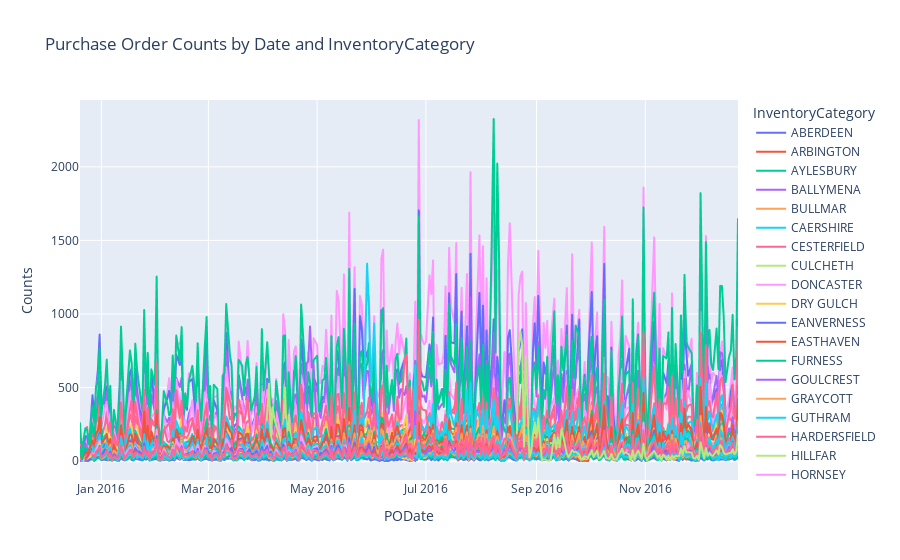

Write notebook code for a chart like this one.
### Markdown cell above
##### Group Analysis: Line chart
- Groupby
- reset_index

### Code cell
podate_att = df1.groupby(['PODate', 'InventoryCategory']).apply(lambda x: x['PODate'].count()).reset_index(name='Counts')

# Creating the line plot
fig = px.line(podate_att, x='PODate', y='Counts', color='InventoryCategory', title='Purchase Order Counts by Date and InventoryCategory')

# Show the plot
fig.show()

### Figure 1 — Plotly figure (JSON) as saved in the notebook; plotly's stock layout.template omitted (floating-point values rounded to 4 significant figures; data arrays with more than 128 entries replaced by an {"elided": "..."} marker saying what was removed)
{"data": [{"hovertemplate": "InventoryCategory=ABERDEEN<br>PODate=%{x}<br>Counts=%{y}<extra></extra>", "legendgroup": "ABERDEEN", "line": {"color": "#636efa", "dash": "solid"}, "marker": {"symbol": "circle"}, "mode": "lines", "name": "ABERDEEN", "showlegend": true, "type": "scattergl", "x": {"elided": "314 str values"}, "xaxis": "x", "y": {"elided": "314 int values"}, "yaxis": "y"}, {"hovertemplate": "InventoryCategory=ARBINGTON<br>PODate=%{x}<br>Counts=%{y}<extra></extra>", "legendgroup": "ARBINGTON", "line": {"color": "#EF553B", "dash": "solid"}, "marker": {"symbol": "circle"}, "mode": "lines", "name": "ARBINGTON", "showlegend": true, "type": "scattergl", "x": {"elided": "319 str values"}, "xaxis": "x", "y": {"elided": "319 int values"}, "yaxis": "y"}, {"hovertemplate": "InventoryCategory=AYLESBURY<br>PODate=%{x}<br>Counts=%{y}<extra></extra>", "legendgroup": "AYLESBURY", "line": {"color": "#00cc96", "dash": "solid"}, "marker": {"symbol": "circle"}, "mode": "lines", "name": "AYLESBURY", "showlegend": true, "type": "scattergl", "x": {"elided": "312 str values"}, "xaxis": "x", "y": {"elided": "312 int values"}, "yaxis": "y"}, {"hovertemplate": "InventoryCategory=BALLYMENA<br>PODate=%{x}<br>Counts=%{y}<extra></extra>", "legendgroup": "BALLYMENA", "line": {"color": "#ab63fa", "dash": "solid"}, "marker": {"symbol": "circle"}, "mode": "lines", "name": "BALLYMENA", "showlegend": true, "type": "scattergl", "x": {"elided": "317 str values"}, "xaxis": "x", "y": {"elided": "317 int values"}, "yaxis": "y"}, {"hovertemplate": "InventoryCategory=BULLMAR<br>PODate=%{x}<br>Counts=%{y}<extra></extra>", "legendgroup": "BULLMAR", "line": {"color": "#FFA15A", "dash": "solid"}, "marker": {"symbol": "circle"}, "mode": "lines", "name": "BULLMAR", "showlegend": true, "type": "scattergl", "x": {"elided": "314 str values"}, "xaxis": "x", "y": {"elided": "314 int values"}, "yaxis": "y"}, {"hovertemplate": "InventoryCategory=CAERSHIRE<br>PODate=%{x}<br>Counts=%{y}<extra></extra>", "legendgroup": "CAERSHIRE", "line": {"color": "#19d3f3", "dash": "solid"}, "marker": {"symbol": "circle"}, "mode": "lines", "name": "CAERSHIRE", "showlegend": true, "type": "scattergl", "x": {"elided": "315 str values"}, "xaxis": "x", "y": {"elided": "315 int values"}, "yaxis": "y"}, {"hovertemplate": "InventoryCategory=CESTERFIELD<br>PODate=%{x}<br>Counts=%{y}<extra></extra>", "legendgroup": "CESTERFIELD", "line": {"color": "#FF6692", "dash": "solid"}, "marker": {"symbol": "circle"}, "mode": "lines", "name": "CESTERFIELD", "showlegend": true, "type": "scattergl", "x": {"elided": "316 str values"}, "xaxis": "x", "y": {"elided": "316 int values"}, "yaxis": "y"}, {"hovertemplate": "InventoryCategory=CULCHETH<br>PODate=%{x}<br>Counts=%{y}<extra></extra>", "legendgroup": "CULCHETH", "line": {"color": "#B6E880", "dash": "solid"}, "marker": {"symbol": "circle"}, "mode": "lines", "name": "CULCHETH", "showlegend": true, "type": "scattergl", "x": {"elided": "319 str values"}, "xaxis": "x", "y": {"elided": "319 int values"}, "yaxis": "y"}, {"hovertemplate": "InventoryCategory=DONCASTER<br>PODate=%{x}<br>Counts=%{y}<extra></extra>", "legendgroup": "DONCASTER", "line": {"color": "#FF97FF", "dash": "solid"}, "marker": {"symbol": "circle"}, "mode": "lines", "name": "DONCASTER", "showlegend": true, "type": "scattergl", "x": {"elided": "319 str values"}, "xaxis": "x", "y": {"elided": "319 int values"}, "yaxis": "y"}, {"hovertemplate": "InventoryCategory=DRY GULCH<br>PODate=%{x}<br>Counts=%{y}<extra></extra>", "legendgroup": "DRY GULCH", "line": {"color": "#FECB52", "dash": "solid"}, "marker": {"symbol": "circle"}, "mode": "lines", "name": "DRY GULCH", "showlegend": true, "type": "scattergl", "x": {"elided": "318 str values"}, "xaxis": "x", "y": {"elided": "318 int values"}, "yaxis": "y"}, {"hovertemplate": "InventoryCategory=EANVERNESS<br>PODate=%{x}<br>Counts=%{y}<extra></extra>", "legendgroup": "EANVERNESS", "line": {"color": "#636efa", "dash": "solid"}, "marker": {"symbol": "circle"}, "mode": "lines", "name": "EANVERNESS", "showlegend": true, "type": "scattergl", "x": {"elided": "319 str values"}, "xaxis": "x", "y": {"elided": "319 int values"}, "yaxis": "y"}, {"hovertemplate": "InventoryCategory=EASTHAVEN<br>PODate=%{x}<br>Counts=%{y}<extra></extra>", "legendgroup": "EASTHAVEN", "line": {"color": "#EF553B", "dash": "solid"}, "marker": {"symbol": "circle"}, "mode": "lines", "name": "EASTHAVEN", "showlegend": true, "type": "scattergl", "x": {"elided": "319 str values"}, "xaxis": "x", "y": {"elided": "319 int values"}, "yaxis": "y"}, {"hovertemplate": "InventoryCategory=FURNESS<br>PODate=%{x}<br>Counts=%{y}<extra></extra>", "legendgroup": "FURNESS", "line": {"color": "#00cc96", "dash": "solid"}, "marker": {"symbol": "circle"}, "mode": "lines", "name": "FURNESS", "showlegend": true, "type": "scattergl", "x": {"elided": "311 str values"}, "xaxis": "x", "y": {"elided": "311 int values"}, "yaxis": "y"}, {"hovertemplate": "InventoryCategory=GOULCREST<br>PODate=%{x}<br>Counts=%{y}<extra></extra>", "legendgroup": "GOULCREST", "line": {"color": "#ab63fa", "dash": "solid"}, "marker": {"symbol": "circle"}, "mode": "lines", "name": "GOULCREST", "showlegend": true, "type": "scattergl", "x": {"elided": "319 str values"}, "xaxis": "x", "y": {"elided": "319 int values"}, "yaxis": "y"}, {"hovertemplate": "InventoryCategory=GRAYCOTT<br>PODate=%{x}<br>Counts=%{y}<extra></extra>", "legendgroup": "GRAYCOTT", "line": {"color": "#FFA15A", "dash": "solid"}, "marker": {"symbol": "circle"}, "mode": "lines", "name": "GRAYCOTT", "showlegend": true, "type": "scattergl", "x": {"elided": "311 str values"}, "xaxis": "x", "y": {"elided": "311 int values"}, "yaxis": "y"}, {"hovertemplate": "InventoryCategory=GUTHRAM<br>PODate=%{x}<br>Counts=%{y}<extra></extra>", "legendgroup": "GUTHRAM", "line": {"color": "#19d3f3", "dash": "solid"}, "marker": {"symbol": "circle"}, "mode": "lines", "name": "GUTHRAM", "showlegend": true, "type": "scattergl", "x": {"elided": "319 str values"}, "xaxis": "x", "y": {"elided": "319 int values"}, "yaxis": "y"}, {"hovertemplate": "InventoryCategory=HARDERSFIELD<br>PODate=%{x}<br>Counts=%{y}<extra></extra>", "legendgroup": "HARDERSFIELD", "line": {"color": "#FF6692", "dash": "solid"}, "marker": {"symbol": "circle"}, "mode": "lines", "name": "HARDERSFIELD", "showlegend": true, "type": "scattergl", "x": {"elided": "319 str values"}, "xaxis": "x", "y": {"elided": "319 int values"}, "yaxis": "y"}, {"hovertemplate": "InventoryCategory=HILLFAR<br>PODate=%{x}<br>Counts=%{y}<extra></extra>", "legendgroup": "HILLFAR", "line": {"color": "#B6E880", "dash": "solid"}, "marker": {"symbol": "circle"}, "mode": "lines", "name": "HILLFAR", "showlegend": true, "type": "scattergl", "x": {"elided": "315 str values"}, "xaxis": "x", "y": {"elided": "315 int values"}, "yaxis": "y"}, {"hovertemplate": "InventoryCategory=HORNSEY<br>PODate=%{x}<br>Counts=%{y}<extra></extra>", "legendgroup": "HORNSEY", "line": {"color": "#FF97FF", "dash": "solid"}, "marker": {"symbol": "circle"}, "mode": "lines", "name": "HORNSEY", "showlegend": true, "type": "scattergl", "x": {"elided": "316 str values"}, "xaxis": "x", "y": {"elided": "316 int values"}, "yaxis": "y"}, {"hovertemplate": "InventoryCategory=IRRAGIN<br>PODate=%{x}<br>Counts=%{y}<extra></extra>", "legendgroup": "IRRAGIN", "line": {"color": "#FECB52", "dash": "solid"}, "marker": {"symbol": "circle"}, "mode": "lines", "name": "IRRAGIN", "showlegend": true, "type": "scattergl", "x": {"elided": "317 str values"}, "xaxis": "x", "y": {"elided": "317 int values"}, "yaxis": "y"}, {"hovertemplate": "InventoryCategory=KNIFE'S EDGE<br>PODate=%{x}<br>Counts=%{y}<extra></extra>", "legendgroup": "KNIFE'S EDGE", "line": {"color": "#636efa", "dash": "solid"}, "marker": {"symbol": "circle"}, "mode": "lines", "name": "KNIFE'S EDGE", "showlegend": true, "type": "scattergl", "x": {"elided": "298 str values"}, "xaxis": "x", "y": {"elided": "298 int values"}, "yaxis": "y"}, {"hovertemplate": "InventoryCategory=LUNDY<br>PODate=%{x}<br>Counts=%{y}<extra></extra>", "legendgroup": "LUNDY", "line": {"color": "#EF553B", "dash": "solid"}, "marker": {"symbol": "circle"}, "mode": "lines", "name": "LUNDY", "showlegend": true, "type": "scattergl", "x": {"elided": "313 str values"}, "xaxis": "x", "y": {"elided": "313 int values"}, "yaxis": "y"}, {"hovertemplate": "InventoryCategory=MOUNTMEND<br>PODate=%{x}<br>Counts=%{y}<extra></extra>", "legendgroup": "MOUNTMEND", "line": {"color": "#00cc96", "dash": "solid"}, "marker": {"symbol": "circle"}, "mode": "lines", "name": "MOUNTMEND", "showlegend": true, "type": "scattergl", "x": {"elided": "319 str values"}, "xaxis": "x", "y": {"elided": "319 int values"}, "yaxis": "y"}, {"hovertemplate": "InventoryCategory=PAENTMARWY<br>PODate=%{x}<br>Counts=%{y}<extra></extra>", "legendgroup": "PAENTMARWY", "line": {"color": "#ab63fa", "dash": "solid"}, "marker": {"symbol": "circle"}, "mode": "lines", "name": "PAENTMARWY", "showlegend": true, "type": "scattergl", "x": {"elided": "317 str values"}, "xaxis": "x", "y": {"elided": "317 int values"}, "yaxis": "y"}, {"hovertemplate": "InventoryCategory=PAETHSMOUTH<br>PODate=%{x}<br>Counts=%{y}<extra></extra>", "legendgroup": "PAETHSMOUTH", "line": {"color": "#FFA15A", "dash": "solid"}, "marker": {"symbol": "circle"}, "mode": "lines", "name": "PAETHSMOUTH", "showlegend": true, "type": "scattergl", "x": {"elided": "312 str values"}, "xaxis": "x", "y": {"elided": "312 int values"}, "yaxis": "y"}, {"hovertemplate": "InventoryCategory=PELLA'S WISH<br>PODate=%{x}<br>Counts=%{y}<extra></extra>", "legendgroup": "PELLA'S WISH", "line": {"color": "#19d3f3", "dash": "solid"}, "marker": {"symbol": "circle"}, "mode": "lines", "name": "PELLA'S WISH", "showlegend": true, "type": "scattergl", "x": {"elided": "319 str values"}, "xaxis": "x", "y": {"elided": "319 int values"}, "yaxis": "y"}, {"hovertemplate": "InventoryCategory=PITMERDEN<br>PODate=%{x}<br>Counts=%{y}<extra></extra>", "legendgroup": "PITMERDEN", "line": {"color": "#FF6692", "dash": "solid"}, "marker": {"symbol": "circle"}, "mode": "lines", "name": "PITMERDEN", "showlegend": true, "type": "scattergl", "x": {"elided": "319 str values"}, "xaxis": "x", "y": {"elided": "319 int values"}, "yaxis": "y"}, {"hovertemplate": "InventoryCategory=PORTHCRAWL<br>PODate=%{x}<br>Counts=%{y}<extra></extra>", "legendgroup": "PORTHCRAWL", "line": {"color": "#B6E880", "dash": "solid"}, "marker": {"symbol": "circle"}, "mode": "lines", "name": "PORTHCRAWL", "showlegend": true, "type": "scattergl", "x": {"elided": "315 str values"}, "xaxis": "x", "y": {"elided": "315 int values"}, "yaxis": "y"}, {"hovertemplate": "InventoryCategory=SHARNWICK<br>PODate=%{x}<br>Counts=%{y}<extra></extra>", "legendgroup": "SHARNWICK", "line": {"color": "#FF97FF", "dash": "solid"}, "marker": {"symbol": "circle"}, "mode": "lines", "name": "SHARNWICK", "showlegend": true, "type": "scattergl", "x": {"elided": "319 str values"}, "xaxis": "x", "y": {"elided": "319 int values"}, "yaxis": "y"}, {"hovertemplate": "InventoryCategory=SOLARIS<br>PODate=%{x}<br>Counts=%{y}<extra></extra>", "legendgroup": "SOLARIS", "line": {"color": "#FECB52", "dash": "solid"}, "marker": {"symbol": "circle"}, "mode": "lines", "name": "SOLARIS", "showlegend": true, "type": "scattergl", "x": {"elided": "315 str values"}, "xaxis": "x", "y": {"elided": "315 int values"}, "yaxis": "y"}, {"hovertemplate": "InventoryCategory=STANMORE<br>PODate=%{x}<br>Counts=%{y}<extra></extra>", "legendgroup": "STANMORE", "line": {"color": "#636efa", "dash": "solid"}, "marker": {"symbol": "circle"}, "mode": "lines", "name": "STANMORE", "showlegend": true, "type": "scattergl", "x": {"elided": "319 str values"}, "xaxis": "x", "y": {"elided": "319 int values"}, "yaxis": "y"}, {"hovertemplate": "InventoryCategory=SUTTON<br>PODate=%{x}<br>Counts=%{y}<extra></extra>", "legendgroup": "SUTTON", "line": {"color": "#EF553B", "dash": "solid"}, "marker": {"symbol": "circle"}, "mode": "lines", "name": "SUTTON", "showlegend": true, "type": "scattergl", "x": {"elided": "311 str values"}, "xaxis": "x", "y": {"elided": "311 int values"}, "yaxis": "y"}, {"hovertemplate": "InventoryCategory=WANBORNE<br>PODate=%{x}<br>Counts=%{y}<extra></extra>", "legendgroup": "WANBORNE", "line": {"color": "#00cc96", "dash": "solid"}, "marker": {"symbol": "circle"}, "mode": "lines", "name": "WANBORNE", "showlegend": true, "type": "scattergl", "x": {"elided": "319 str values"}, "xaxis": "x", "y": {"elided": "319 int values"}, "yaxis": "y"}, {"hovertemplate": "InventoryCategory=WOLFORD<br>PODate=%{x}<br>Counts=%{y}<extra></extra>", "legendgroup": "WOLFORD", "line": {"color": "#ab63fa", "dash": "solid"}, "marker": {"symbol": "circle"}, "mode": "lines", "name": "WOLFORD", "showlegend": true, "type": "scattergl", "x": {"elided": "315 str values"}, "xaxis": "x", "y": {"elided": "315 int values"}, "yaxis": "y"}, {"hovertemplate": "InventoryCategory=BARNCOMBE<br>PODate=%{x}<br>Counts=%{y}<extra></extra>", "legendgroup": "BARNCOMBE", "line": {"color": "#FFA15A", "dash": "solid"}, "marker": {"symbol": "circle"}, "mode": "lines", "name": "BARNCOMBE", "showlegend": true, "type": "scattergl", "x": {"elided": "316 str values"}, "xaxis": "x", "y": {"elided": "316 int values"}, "yaxis": "y"}, {"hovertemplate": "InventoryCategory=LARNWICK<br>PODate=%{x}<br>Counts=%{y}<extra></extra>", "legendgroup": "LARNWICK", "line": {"color": "#19d3f3", "dash": "solid"}, "marker": {"symbol": "circle"}, "mode": "lines", "name": "LARNWICK", "showlegend": true, "type": "scattergl", "x": {"elided": "316 str values"}, "xaxis": "x", "y": {"elided": "316 int values"}, "yaxis": "y"}, {"hovertemplate": "InventoryCategory=SWORDBREAK<br>PODate=%{x}<br>Counts=%{y}<extra></extra>", "legendgroup": "SWORDBREAK", "line": {"color": "#FF6692", "dash": "solid"}, "marker": {"symbol": "circle"}, "mode": "lines", "name": "SWORDBREAK", "showlegend": true, "type": "scattergl", "x": {"elided": "314 str values"}, "xaxis": "x", "y": {"elided": "314 int values"}, "yaxis": "y"}, {"hovertemplate": "InventoryCategory=TARMSWORTH<br>PODate=%{x}<br>Counts=%{y}<extra></extra>", "legendgroup": "TARMSWORTH", "line": {"color": "#B6E880", "dash": "solid"}, "marker": {"symbol": "circle"}, "mode": "lines", "name": "TARMSWORTH", "showlegend": true, "type": "scattergl", "x": {"elided": "313 str values"}, "xaxis": "x", "y": {"elided": "313 int values"}, "yaxis": "y"}, {"hovertemplate": "InventoryCategory=AETHELNEY<br>PODate=%{x}<br>Counts=%{y}<extra></extra>", "legendgroup": "AETHELNEY", "line": {"color": "#FF97FF", "dash": "solid"}, "marker": {"symbol": "circle"}, "mode": "lines", "name": "AETHELNEY", "showlegend": true, "type": "scattergl", "x": {"elided": "314 str values"}, "xaxis": "x", "y": {"elided": "314 int values"}, "yaxis": "y"}, {"hovertemplate": "InventoryCategory=BLACK HOLLOW<br>PODate=%{x}<br>Counts=%{y}<extra></extra>", "legendgroup": "BLACK HOLLOW", "line": {"color": "#FECB52", "dash": "solid"}, "marker": {"symbol": "circle"}, "mode": "lines", "name": "BLACK HOLLOW", "showlegend": true, "type": "scattergl", "x": {"elided": "314 str values"}, "xaxis": "x", "y": {"elided": "314 int values"}, "yaxis": "y"}, {"hovertemplate": "InventoryCategory=BLACKPOOL<br>PODate=%{x}<br>Counts=%{y}<extra></extra>", "legendgroup": "BLACKPOOL", "line": {"color": "#636efa", "dash": "solid"}, "marker": {"symbol": "circle"}, "mode": "lines", "name": "BLACKPOOL", "showlegend": true, "type": "scattergl", "x": {"elided": "315 str values"}, "xaxis": "x", "y": {"elided": "315 int values"}, "yaxis": "y"}, {"hovertemplate": "InventoryCategory=GARIGILL<br>PODate=%{x}<br>Counts=%{y}<extra></extra>", "legendgroup": "GARIGILL", "line": {"color": "#EF553B", "dash": "solid"}, "marker": {"symbol": "circle"}, "mode": "lines", "name": "GARIGILL", "showlegend": true, "type": "scattergl", "x": {"elided": "314 str values"}, "xaxis": "x", "y": {"elided": "314 int values"}, "yaxis": "y"}, {"hovertemplate": "InventoryCategory=LEWES<br>PODate=%{x}<br>Counts=%{y}<extra></extra>", "legendgroup": "LEWES", "line": {"color": "#00cc96", "dash": "solid"}, "marker": {"symbol": "circle"}, "mode": "lines", "name": "LEWES", "showlegend": true, "type": "scattergl", "x": {"elided": "312 str values"}, "xaxis": "x", "y": {"elided": "312 int values"}, "yaxis": "y"}, {"hovertemplate": "InventoryCategory=NORFOLK<br>PODate=%{x}<br>Counts=%{y}<extra></extra>", "legendgroup": "NORFOLK", "line": {"color": "#ab63fa", "dash": "solid"}, "marker": {"symbol": "circle"}, "mode": "lines", "name": "NORFOLK", "showlegend": true, "type": "scattergl", "x": {"elided": "314 str values"}, "xaxis": "x", "y": {"elided": "314 int values"}, "yaxis": "y"}, {"hovertemplate": "InventoryCategory=BEGGAR'S HOLE<br>PODate=%{x}<br>Counts=%{y}<extra></extra>", "legendgroup": "BEGGAR'S HOLE", "line": {"color": "#FFA15A", "dash": "solid"}, "marker": {"symbol": "circle"}, "mode": "lines", "name": "BEGGAR'S HOLE", "showlegend": true, "type": "scattergl", "x": {"elided": "314 str values"}, "xaxis": "x", "y": {"elided": "314 int values"}, "yaxis": "y"}, {"hovertemplate": "InventoryCategory=BREDWARDINE<br>PODate=%{x}<br>Counts=%{y}<extra></extra>", "legendgroup": "BREDWARDINE", "line": {"color": "#19d3f3", "dash": "solid"}, "marker": {"symbol": "circle"}, "mode": "lines", "name": "BREDWARDINE", "showlegend": true, "type": "scattergl", "x": {"elided": "315 str values"}, "xaxis": "x", "y": {"elided": "315 int values"}, "yaxis": "y"}, {"hovertemplate": "InventoryCategory=BROMWICH<br>PODate=%{x}<br>Counts=%{y}<extra></extra>", "legendgroup": "BROMWICH", "line": {"color": "#FF6692", "dash": "solid"}, "marker": {"symbol": "circle"}, "mode": "lines", "name": "BROMWICH", "showlegend": true, "type": "scattergl", "x": {"elided": "314 str values"}, "xaxis": "x", "y": {"elided": "314 int values"}, "yaxis": "y"}, {"hovertemplate": "InventoryCategory=CLARCTON<br>PODate=%{x}<br>Counts=%{y}<extra></extra>", "legendgroup": "CLARCTON", "line": {"color": "#B6E880", "dash": "solid"}, "marker": {"symbol": "circle"}, "mode": "lines", "name": "CLARCTON", "showlegend": true, "type": "scattergl", "x": {"elided": "314 str values"}, "xaxis": "x", "y": {"elided": "314 int values"}, "yaxis": "y"}, {"hovertemplate": "InventoryCategory=LEESIDE<br>PODate=%{x}<br>Counts=%{y}<extra></extra>", "legendgroup": "LEESIDE", "line": {"color": "#FF97FF", "dash": "solid"}, "marker": {"symbol": "circle"}, "mode": "lines", "name": "LEESIDE", "showlegend": true, "type": "scattergl", "x": {"elided": "314 str values"}, "xaxis": "x", "y": {"elided": "314 int values"}, "yaxis": "y"}, {"hovertemplate": "InventoryCategory=TAMWORTH<br>PODate=%{x}<br>Counts=%{y}<extra></extra>", "legendgroup": "TAMWORTH", "line": {"color": "#FECB52", "dash": "solid"}, "marker": {"symbol": "circle"}, "mode": "lines", "name": "TAMWORTH", "showlegend": true, "type": "scattergl", "x": {"elided": "313 str values"}, "xaxis": "x", "y": {"elided": "313 int values"}, "yaxis": "y"}, {"hovertemplate": "InventoryCategory=TYWARDREATH<br>PODate=%{x}<br>Counts=%{y}<extra></extra>", "legendgroup": "TYWARDREATH", "line": {"color": "#636efa", "dash": "solid"}, "marker": {"symbol": "circle"}, "mode": "lines", "name": "TYWARDREATH", "showlegend": true, "type": "scattergl", "x": {"elided": "157 str values"}, "xaxis": "x", "y": {"elided": "157 int values"}, "yaxis": "y"}, {"hovertemplate": "InventoryCategory=ALNERWICK<br>PODate=%{x}<br>Counts=%{y}<extra></extra>", "legendgroup": "ALNERWICK", "line": {"color": "#EF553B", "dash": "solid"}, "marker": {"symbol": "circle"}, "mode": "lines", "name": "ALNERWICK", "showlegend": true, "type": "scattergl", "x": {"elided": "313 str values"}, "xaxis": "x", "y": {"elided": "313 int values"}, "yaxis": "y"}, {"hovertemplate": "InventoryCategory=ASHBORNE<br>PODate=%{x}<br>Counts=%{y}<extra></extra>", "legendgroup": "ASHBORNE", "line": {"color": "#00cc96", "dash": "solid"}, "marker": {"symbol": "circle"}, "mode": "lines", "name": "ASHBORNE", "showlegend": true, "type": "scattergl", "x": {"elided": "313 str values"}, "xaxis": "x", "y": {"elided": "313 int values"}, "yaxis": "y"}, {"hovertemplate": "InventoryCategory=BALERNO<br>PODate=%{x}<br>Counts=%{y}<extra></extra>", "legendgroup": "BALERNO", "line": {"color": "#ab63fa", "dash": "solid"}, "marker": {"symbol": "circle"}, "mode": "lines", "name": "BALERNO", "showlegend": true, "type": "scattergl", "x": {"elided": "312 str values"}, "xaxis": "x", "y": {"elided": "312 int values"}, "yaxis": "y"}, {"hovertemplate": "InventoryCategory=CARDEND<br>PODate=%{x}<br>Counts=%{y}<extra></extra>", "legendgroup": "CARDEND", "line": {"color": "#FFA15A", "dash": "solid"}, "marker": {"symbol": "circle"}, "mode": "lines", "name": "CARDEND", "showlegend": true, "type": "scattergl", "x": {"elided": "313 str values"}, "xaxis": "x", "y": {"elided": "313 int values"}, "yaxis": "y"}, {"hovertemplate": "InventoryCategory=CLAETHORPES<br>PODate=%{x}<br>Counts=%{y}<extra></extra>", "legendgroup": "CLAETHORPES", "line": {"color": "#19d3f3", "dash": "solid"}, "marker": {"symbol": "circle"}, "mode": "lines", "name": "CLAETHORPES", "showlegend": true, "type": "scattergl", "x": {"elided": "313 str values"}, "xaxis": "x", "y": {"elided": "313 int values"}, "yaxis": "y"}, {"hovertemplate": "InventoryCategory=EASTHALLOW<br>PODate=%{x}<br>Counts=%{y}<extra></extra>", "legendgroup": "EASTHALLOW", "line": {"color": "#FF6692", "dash": "solid"}, "marker": {"symbol": "circle"}, "mode": "lines", "name": "EASTHALLOW", "showlegend": true, "type": "scattergl", "x": {"elided": "313 str values"}, "xaxis": "x", "y": {"elided": "313 int values"}, "yaxis": "y"}, {"hovertemplate": "InventoryCategory=HALIVAARA<br>PODate=%{x}<br>Counts=%{y}<extra></extra>", "legendgroup": "HALIVAARA", "line": {"color": "#B6E880", "dash": "solid"}, "marker": {"symbol": "circle"}, "mode": "lines", "name": "HALIVAARA", "showlegend": true, "type": "scattergl", "x": {"elided": "313 str values"}, "xaxis": "x", "y": {"elided": "313 int values"}, "yaxis": "y"}, {"hovertemplate": "InventoryCategory=HARTLEPOOL<br>PODate=%{x}<br>Counts=%{y}<extra></extra>", "legendgroup": "HARTLEPOOL", "line": {"color": "#FF97FF", "dash": "solid"}, "marker": {"symbol": "circle"}, "mode": "lines", "name": "HARTLEPOOL", "showlegend": true, "type": "scattergl", "x": {"elided": "313 str values"}, "xaxis": "x", "y": {"elided": "313 int values"}, "yaxis": "y"}, {"hovertemplate": "InventoryCategory=KELD<br>PODate=%{x}<br>Counts=%{y}<extra></extra>", "legendgroup": "KELD", "line": {"color": "#FECB52", "dash": "solid"}, "marker": {"symbol": "circle"}, "mode": "lines", "name": "KELD", "showlegend": true, "type": "scattergl", "x": {"elided": "313 str values"}, "xaxis": "x", "y": {"elided": "313 int values"}, "yaxis": "y"}, {"hovertemplate": "InventoryCategory=KILMARNOCK<br>PODate=%{x}<br>Counts=%{y}<extra></extra>", "legendgroup": "KILMARNOCK", "line": {"color": "#636efa", "dash": "solid"}, "marker": {"symbol": "circle"}, "mode": "lines", "name": "KILMARNOCK", "showlegend": true, "type": "scattergl", "x": {"elided": "312 str values"}, "xaxis": "x", "y": {"elided": "312 int values"}, "yaxis": "y"}, {"hovertemplate": "InventoryCategory=LANTEGLOS<br>PODate=%{x}<br>Counts=%{y}<extra></extra>", "legendgroup": "LANTEGLOS", "line": {"color": "#EF553B", "dash": "solid"}, "marker": {"symbol": "circle"}, "mode": "lines", "name": "LANTEGLOS", "showlegend": true, "type": "scattergl", "x": {"elided": "313 str values"}, "xaxis": "x", "y": {"elided": "313 int values"}, "yaxis": "y"}, {"hovertemplate": "InventoryCategory=LUTON<br>PODate=%{x}<br>Counts=%{y}<extra></extra>", "legendgroup": "LUTON", "line": {"color": "#00cc96", "dash": "solid"}, "marker": {"symbol": "circle"}, "mode": "lines", "name": "LUTON", "showlegend": true, "type": "scattergl", "x": {"elided": "313 str values"}, "xaxis": "x", "y": {"elided": "313 int values"}, "yaxis": "y"}, {"hovertemplate": "InventoryCategory=OLDHAM<br>PODate=%{x}<br>Counts=%{y}<extra></extra>", "legendgroup": "OLDHAM", "line": {"color": "#ab63fa", "dash": "solid"}, "marker": {"symbol": "circle"}, "mode": "lines", "name": "OLDHAM", "showlegend": true, "type": "scattergl", "x": {"elided": "313 str values"}, "xaxis": "x", "y": {"elided": "313 int values"}, "yaxis": "y"}, {"hovertemplate": "InventoryCategory=PALPERROTH<br>PODate=%{x}<br>Counts=%{y}<extra></extra>", "legendgroup": "PALPERROTH", "line": {"color": "#FFA15A", "dash": "solid"}, "marker": {"symbol": "circle"}, "mode": "lines", "name": "PALPERROTH", "showlegend": true, "type": "scattergl", "x": {"elided": "312 str values"}, "xaxis": "x", "y": {"elided": "312 int values"}, "yaxis": "y"}, {"hovertemplate": "InventoryCategory=VERITAS<br>PODate=%{x}<br>Counts=%{y}<extra></extra>", "legendgroup": "VERITAS", "line": {"color": "#19d3f3", "dash": "solid"}, "marker": {"symbol": "circle"}, "mode": "lines", "name": "VERITAS", "showlegend": true, "type": "scattergl", "x": {"elided": "311 str values"}, "xaxis": "x", "y": {"elided": "311 int values"}, "yaxis": "y"}, {"hovertemplate": "InventoryCategory=WINTERVALE<br>PODate=%{x}<br>Counts=%{y}<extra></extra>", "legendgroup": "WINTERVALE", "line": {"color": "#FF6692", "dash": "solid"}, "marker": {"symbol": "circle"}, "mode": "lines", "name": "WINTERVALE", "showlegend": true, "type": "scattergl", "x": {"elided": "312 str values"}, "xaxis": "x", "y": {"elided": "312 int values"}, "yaxis": "y"}, {"hovertemplate": "InventoryCategory=PEMBROKE<br>PODate=%{x}<br>Counts=%{y}<extra></extra>", "legendgroup": "PEMBROKE", "line": {"color": "#B6E880", "dash": "solid"}, "marker": {"symbol": "circle"}, "mode": "lines", "name": "PEMBROKE", "showlegend": true, "type": "scattergl", "x": ["2016-08-21T00:00:00", "2016-08-22T00:00:00", "2016-08-23T00:00:00", "2016-08-24T00:00:00", "2016-08-25T00:00:00", "2016-08-26T00:00:00", "2016-08-28T00:00:00", "2016-08-29T00:00:00", "2016-08-30T00:00:00", "2016-08-31T00:00:00", "2016-09-01T00:00:00", "2016-09-02T00:00:00", "2016-09-04T00:00:00", "2016-09-05T00:00:00", "2016-09-06T00:00:00", "2016-09-07T00:00:00", "2016-09-08T00:00:00", "2016-09-09T00:00:00", "2016-09-11T00:00:00", "2016-09-12T00:00:00", "2016-09-13T00:00:00", "2016-09-14T00:00:00", "2016-09-15T00:00:00", "2016-09-16T00:00:00", "2016-09-18T00:00:00", "2016-09-19T00:00:00", "2016-09-20T00:00:00", "2016-09-21T00:00:00", "2016-09-22T00:00:00", "2016-09-23T00:00:00", "2016-09-25T00:00:00", "2016-09-26T00:00:00", "2016-09-27T00:00:00", "2016-09-28T00:00:00", "2016-09-29T00:00:00", "2016-09-30T00:00:00", "2016-10-02T00:00:00", "2016-10-03T00:00:00", "2016-10-04T00:00:00", "2016-10-05T00:00:00", "2016-10-06T00:00:00", "2016-10-07T00:00:00", "2016-10-09T00:00:00", "2016-10-10T00:00:00", "2016-10-11T00:00:00", "2016-10-12T00:00:00", "2016-10-13T00:00:00", "2016-10-14T00:00:00", "2016-10-16T00:00:00", "2016-10-17T00:00:00", "2016-10-18T00:00:00", "2016-10-19T00:00:00", "2016-10-20T00:00:00", "2016-10-21T00:00:00", "2016-10-23T00:00:00", "2016-10-24T00:00:00", "2016-10-25T00:00:00", "2016-10-26T00:00:00", "2016-10-27T00:00:00", "2016-10-28T00:00:00", "2016-10-30T00:00:00", "2016-10-31T00:00:00", "2016-11-01T00:00:00", "2016-11-02T00:00:00", "2016-11-03T00:00:00", "2016-11-04T00:00:00", "2016-11-06T00:00:00", "2016-11-07T00:00:00", "2016-11-08T00:00:00", "2016-11-09T00:00:00", "2016-11-10T00:00:00", "2016-11-11T00:00:00", "2016-11-13T00:00:00", "2016-11-14T00:00:00", "2016-11-15T00:00:00", "2016-11-16T00:00:00", "2016-11-17T00:00:00", "2016-11-18T00:00:00", "2016-11-20T00:00:00", "2016-11-21T00:00:00", "2016-11-22T00:00:00", "2016-11-23T00:00:00", "2016-11-24T00:00:00", "2016-11-25T00:00:00", "2016-11-27T00:00:00", "2016-11-28T00:00:00", "2016-11-29T00:00:00", "2016-11-30T00:00:00", "2016-12-01T00:00:00", "2016-12-02T00:00:00", "2016-12-04T00:00:00", "2016-12-05T00:00:00", "2016-12-06T00:00:00", "2016-12-07T00:00:00", "2016-12-08T00:00:00", "2016-12-09T00:00:00", "2016-12-11T00:00:00", "2016-12-12T00:00:00", "2016-12-13T00:00:00", "2016-12-14T00:00:00", "2016-12-15T00:00:00", "2016-12-16T00:00:00", "2016-12-18T00:00:00", "2016-12-19T00:00:00", "2016-12-20T00:00:00", "2016-12-21T00:00:00", "2016-12-22T00:00:00", "2016-12-23T00:00:00"], "xaxis": "x", "y": [188, 770, 880, 790, 99, 706, 26, 61, 175, 264, 162, 292, 6, 12, 10, 4, 2, 11, 180, 83, 160, 96, 215, 170, 51, 28, 49, 76, 60, 65, 45, 12, 21, 32, 28, 25, 75, 28, 53, 71, 20, 26, 70, 20, 19, 15, 51, 14, 11, 47, 59, 84, 49, 61, 44, 1, 74, 11, 49, 72, 18, 119, 33, 6, 30, 42, 70, 48, 24, 41, 8, 44, 21, 37, 11, 38, 22, 35, 34, 86, 43, 105, 58, 60, 58, 21, 17, 36, 11, 128, 19, 89, 37, 57, 40, 36, 73, 47, 110, 94, 58, 45, 54, 57, 81, 48, 64, 180], "yaxis": "y"}], "layout": {"legend": {"title": {"text": "InventoryCategory"}, "tracegroupgap": 0}, "title": {"text": "Purchase Order Counts by Date and InventoryCategory"}, "xaxis": {"anchor": "y", "domain": [0, 1], "title": {"text": "PODate"}}, "yaxis": {"anchor": "x", "domain": [0, 1], "title": {"text": "Counts"}}}}
